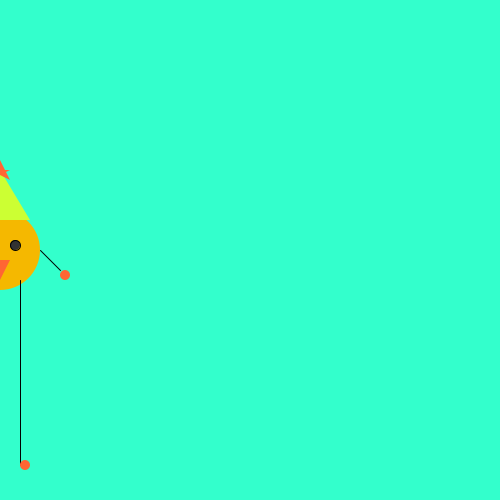
Frame 1 (no input)
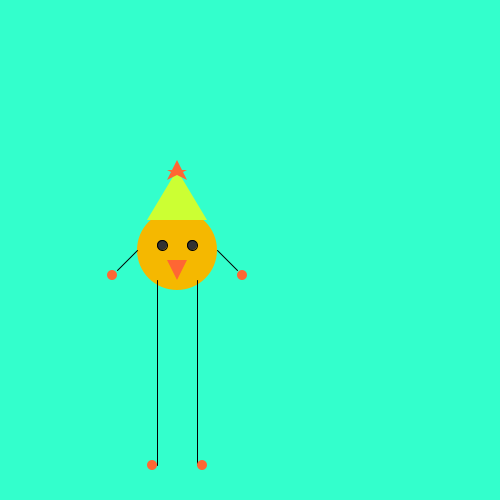
Frame 60 (the mouse pressed at the canvas centre just before this capture)
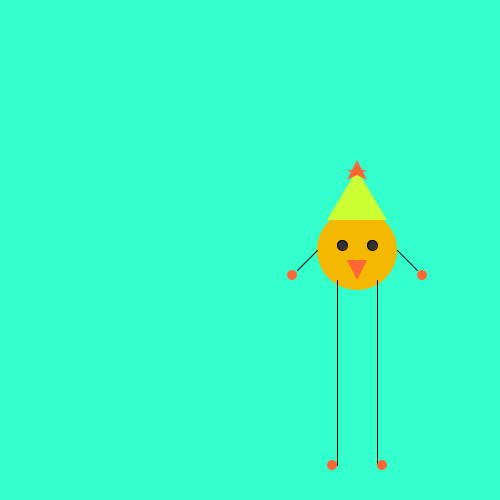
Frame 120 (the mouse held since frame 60 and released just before this capture)

The Processing sketch that drew these frames (run headless with seeded random() and noise(); from frame 60 on, the mouse is pressed at the canvas centre):

// Processing sketch: processing_20852
// ── processing_20852.pde

//Julie Romano
//New Critter


float centerX = 0;
float centerY = 250;
 
int dir = 1;

  
void setup() {
  size (500, 500); //the size of perimeter
  smooth(); //turns on anit-alliasing, which smooths out some rough edges
}
  
void draw () {
  background (51, 255, 204); //turquoise
    
  ellipseMode(CENTER);
    
  //Body
  //stroke(0); //black
  noStroke();
  fill(245, 184, 0); //mango
  //ellipse(160, 130, 80, 80);
  ellipse(centerX, centerY, 80, 80);
    
  //Right eye
  stroke(0); //black
  fill(50); //almost black
  //ellipse(145, 125, 10, 10);
  ellipse(centerX-15, centerY-5, 10, 10);
    
  //Left eye
  stroke(0); //black
  fill(50); //almost black
  //ellipse(175, 125, 10, 10);
  //ellipse(175, 125, 10, 10);
  ellipse(centerX+15, centerY-5, 10, 10);
    
    
    
  //Beak
  //stroke(0);
  noStroke();
  fill(255, 102, 51); //purpley = 204, 51, 255
  //triangle(160, 160, 170, 140, 150, 140);
  triangle(centerX, centerY+30, centerX+10, centerY+10, centerX-10, centerY+10);
    
    
  //Hat
  //stroke(0);
  noStroke();
  fill(204, 255, 51); //lime
  //triangle(130, 100, 190, 100, 160, 50);
  triangle(centerX-30, centerY-30, centerX+30, centerY-30, centerX, centerY-80);
    
    
   
    
  //Right arm
  stroke(0);
  strokeWeight(1);
  //line(120, 130, 100, 150);
  line(centerX-40, centerY, centerX-60, centerY+20);
    
  //Right hand
  //stroke(0); //black
  noStroke();
  fill(255, 102, 51); //Pick color!!!
  //ellipse(95, 155, 10, 10); the right hand stationary
  //ellipse(mouseX-65, mouseY+25, mouseX-150, mouseY-120); the right hand changing size
  ellipse(centerX-65, centerY+25, 10, 10);
    
  //Left arm
  stroke(0);
  strokeWeight(1);
  //line(200, 130, 220, 150);
  line(centerX+40, centerY, centerX+60, centerY+20);
    
  //Left hand
  //stroke(0); //black
  noStroke();
  fill(255, 102, 51); //Pick color!!!
  //ellipse(225, 155, 10, 10); the left hand stationary
  //ellipse(mouseX+65, mouseY+25, mouseX-150, mouseY-120); the left hand changing size
  ellipse(centerX+65, centerY+25, 10, 10);
    
    
   
    
    
  //Right leg
  stroke(0);
  strokeWeight(1);
  //line(140, 160, 140, 345);
  line(centerX-20, centerY+30, centerX-20, centerY+215);
    
  //Right foot
  //stroke(0); //black
  noStroke();
  fill(255, 102, 51); //Pick color!!!
  //ellipse(135, 345, 10, 10); the right foot stationary
  //ellipse(mouseX-25, mouseY+215, mouseX-150, mouseY-120); the right foot changing size
  ellipse(centerX-25, centerY+215, 10, 10);
    
  //Left leg
  stroke(0);
  strokeWeight(1);
  //line(180, 160, 180, 345);
  line(centerX+20, centerY+30, centerX+20, centerY+215);
    
  //Left foot
  //stroke(0); //black
  noStroke();
  fill(255, 102, 51); //Pick color!!!
  //ellipse(185, 345, 10, 10); the left foot stationary
  //ellipse(mouseX+25, mouseY+215, mouseX-150, mouseY-120); the left foot changing size
  ellipse(centerX+25, centerY+215, 10, 10);
    
   
   
   
  //Star
  noStroke();
  beginShape();
  //vertex(150, 60); //A
  vertex(centerX-10, centerY-70);
  //vertex(160, 40); //B
  vertex(centerX, centerY-90);
  //vertex(170, 60); //C
  vertex(centerX+10, centerY-70);
  //vertex(150, 50); //D
  vertex(centerX-10, centerY-80);
  //vertex(170, 50); //E
  vertex(centerX+10, centerY-80);
  endShape(CLOSE);
    

centerX = centerX+3*dir;
   
  if(centerX>500||centerX<0){
    dir=dir*-1;
  }
  
}
